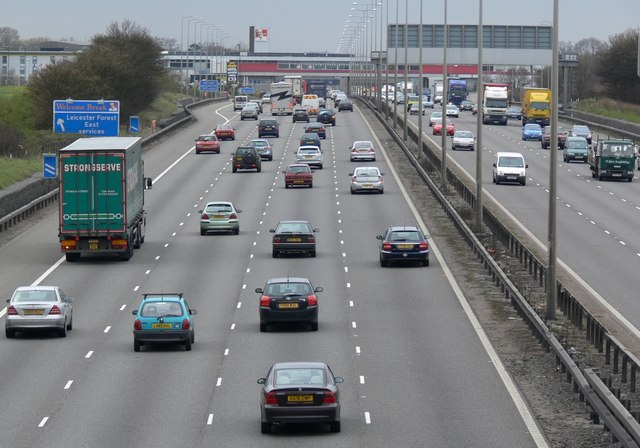
#> input picture forensics_app/images/Set4_images/busy_road.jpg, 640 x 448 px
$ python -i corner_detection.py   (imports and definitions only)
#> lines starting #> are read from the running program, lines starting #| are printed output that depends on the picture
#> further down, picture is the input picture: PIL image 640x448 RGB; mean R, G, B 121.2, 124.4, 127.3
"""Corner detection using skimage.feature (FAST, Harris) with configurable peak threshold."""

from __future__ import annotations

import tkinter as tk
from tkinter import messagebox, simpledialog, ttk

import numpy as np
from PIL import Image, ImageDraw
from skimage import color, feature

from forensics_app.core import ImageDocument
from .base import ForensicsTool, ToolResult


def detect_corners(
    image: Image.Image,
    method: str = "FAST",
    peak_threshold_rel: float = 0.1,
    min_distance: int = 5,
    fast_threshold: float = 0.15,
    fast_n: int = 9,
    harris_k: float = 0.05,
    harris_sigma: float = 1.0,
) -> tuple[np.ndarray, np.ndarray, Image.Image]:
    """Detect corners using FAST or Harris response and corner_peaks.

    Returns (corner_points, response_map, visual_image).
    """
#> called with method = 'FAST', peak_threshold_rel = 0.1, min_distance = 5, fast_threshold = 0.15, fast_n = 9, harris_k = 0.05, harris_sigma = 1
    arr = np.array(image.convert("RGB"))
    img_gray = color.rgb2gray(arr)
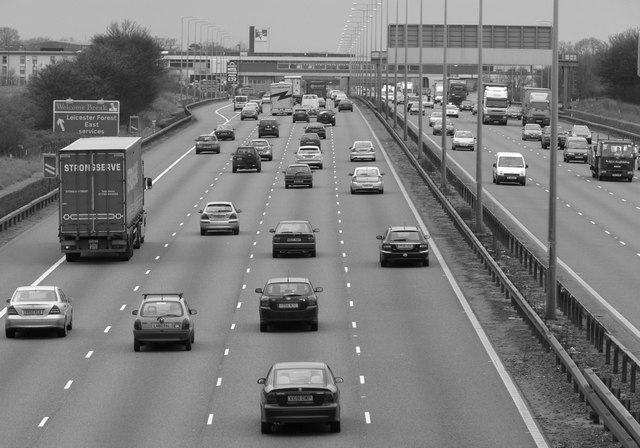
#> img_gray: shape (448, 640) float64; min 0.000565, max 1, mean 0.486

    method_upper = method.upper()
    if method_upper == "FAST":
        response = feature.corner_fast(img_gray, n=fast_n, threshold=fast_threshold)
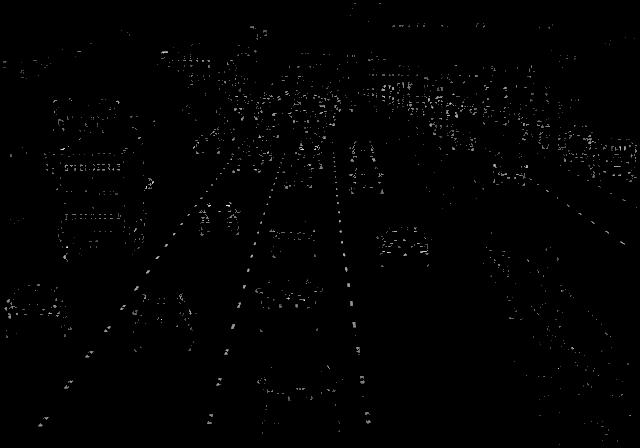
#> response: shape (448, 640) float64; min 0, max 10.47, mean 0.0682; drawn with min black and max white
    elif method_upper == "HARRIS":
        response = feature.corner_harris(img_gray, k=harris_k, sigma=harris_sigma)
    else:
        raise ValueError(f"Unknown corner detection method: {method}")

    corner_points = feature.corner_peaks(
        response,
        min_distance=min_distance,
        threshold_rel=peak_threshold_rel,
    )
#> corner_points = 682 pairs, first value 15 to 440, second value 5 to 634

    # Visualize: grayscale background with red open circles (facecolors='none', edgecolors='r')
    gray_u8 = (img_gray * 255).astype(np.uint8)
    visual = Image.fromarray(gray_u8).convert("RGB")
    draw = ImageDraw.Draw(visual)
    radius = max(3, int(min(visual.size) * 0.006))
#> radius = 3

    for row, col in corner_points:
        draw.ellipse(
            [(col - radius, row - radius), (col + radius, row + radius)],
            outline="red",
            width=2,
        )
#> this loop made 682 passes
#> (row, col) on passes 1 to 3: (247, 67), (149, 62), (205, 228)

    return corner_points, response, visual


class CornerDetectionDialog(simpledialog.Dialog):
    """Dialog for configuring FAST and Harris corner detection."""

    # [139 lines left out: functions __init__, body, _on_method_change, validate, apply, not called in this run]


class CornerDetectionTool(ForensicsTool):
    tool_id = "corner_detection"
    title = "Corner detection"
    category = "Set 5"
    description = "Detect corners with FAST or Harris and configurable peak threshold."

    # [39 lines left out: function run, not called in this run]

>>> from PIL import Image
>>> picture = Image.open('../images/Set4_images/busy_road.jpg')
>>> result = detect_corners(picture)
